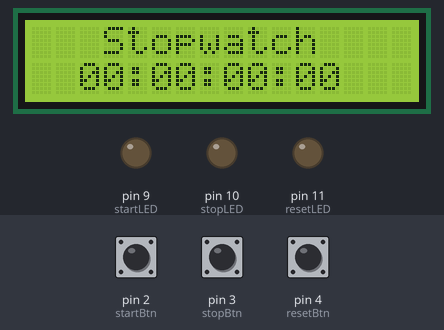
Bench run of a sketch on a simulated Arduino Uno, built with avr-gcc and run on an emulated ATmega328P. Parts: 16×2 character LCD, output pins drawn as LEDs (lit = HIGH). The inputs (shaded band) are chosen by the test bench; at power-on: pin 2 (startBtn) HIGH, pin 3 (stopBtn) HIGH, pin 4 (resetBtn) HIGH.

Above: at 1.2 s.
1.3 s: pin 2 (startBtn) pulled LOW for 0.15 s
At 1.45 s:
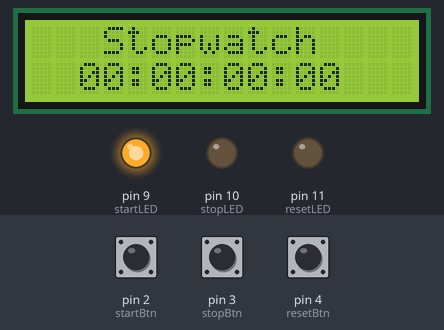
3.7 s: pin 3 (stopBtn) pulled LOW for 0.15 s
At 4.3 s:
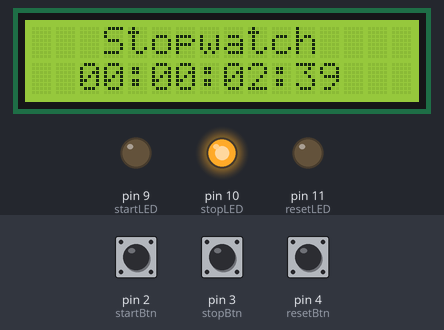
5.3 s: pin 4 (resetBtn) pulled LOW for 0.15 s
At 5.9 s:
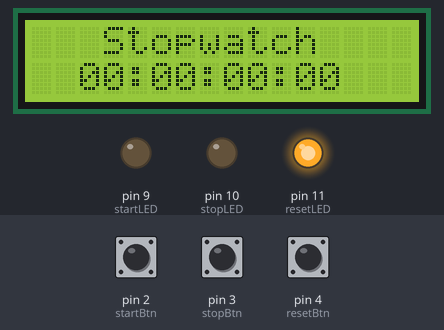
6.9 s: pin 2 (startBtn) pulled LOW for 1 s
At 7.9 s:
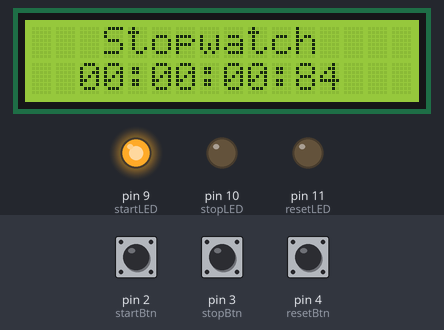
9.4 s: pin 3 (stopBtn) pulled LOW for 1 s
At 9.8 s:
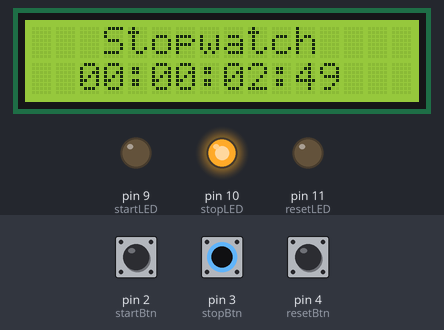
11.9 s: pin 4 (resetBtn) pulled LOW for 1 s
At 13.3 s:
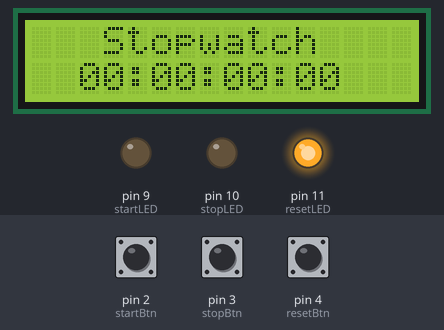
Timing chart, 0 to 14.9 s (numbered marks = the images above; inputs shaded):
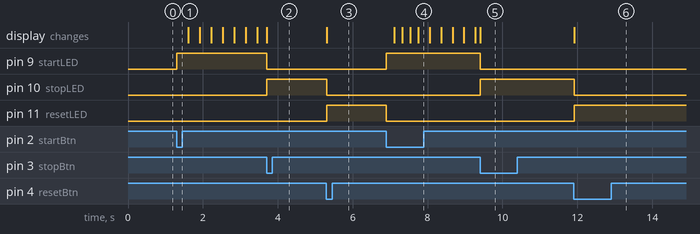

The sketch:

stopwatch.ino
```cpp
#include <LiquidCrystal_I2C.h>

LiquidCrystal_I2C lcd(0x27, 16, 2);
const int startBtn = 2;
const int stopBtn = 3;
const int resetBtn = 4;
const int startLED = 9;
const int stopLED = 10;
const int resetLED = 11;

bool isRunning = false;
unsigned long startTime = 0;
unsigned long elapsedTime = 0;

void setup() {
  lcd.init();
  lcd.backlight();

  pinMode(startBtn, INPUT_PULLUP);
  pinMode(stopBtn, INPUT_PULLUP);
  pinMode(resetBtn, INPUT_PULLUP);

  pinMode(startLED, OUTPUT);
  pinMode(stopLED, OUTPUT);
  pinMode(resetLED, OUTPUT);

  lcd.setCursor(0, 0);
  lcd.print("   Stopwatch");
  lcd.setCursor(0, 1);
  lcd.print("  00:00:00:00");
}

void loop() {
  if (digitalRead(startBtn) == LOW) {
    if (!isRunning) {
      startTime = millis() - elapsedTime;
      isRunning = true;
      digitalWrite(startLED, HIGH);
      digitalWrite(stopLED, LOW);
      digitalWrite(resetLED, LOW);
    }
    delay(200); // Added debounce delay for start button
  }

  if (digitalRead(stopBtn) == LOW) {
    if (isRunning) {
      elapsedTime = millis() - startTime;
      isRunning = false;
      digitalWrite(startLED, LOW);
      digitalWrite(stopLED, HIGH);
      digitalWrite(resetLED, LOW);
    }
    delay(200); // Added debounce delay for stop button
  }

  if (digitalRead(resetBtn) == LOW) {
    elapsedTime = 0;
    isRunning = false;
    lcd.setCursor(0, 1);
    lcd.print("  00:00:00:00");
    digitalWrite(startLED, LOW);
    digitalWrite(stopLED, LOW);
    digitalWrite(resetLED, HIGH);
    delay(200); // Added debounce delay for reset button
  }

  if (isRunning) {
    update();
  }
}

void update() {
  unsigned long currentTime = millis();
  elapsedTime = currentTime - startTime;

  int hours = ((elapsedTime / 1000) / (60 * 60));
  int minutes = ((elapsedTime / 1000) % (60 * 60)) / 60;
  int seconds = (elapsedTime / 1000) % 60;
  int milliseconds = (elapsedTime % 1000) / 10;

  // Only update the parts of the display that change
  lcd.setCursor(0, 1);
  lcd.print("  ");
  lcd.print(hours < 10 ? "0" : "");
  lcd.print(hours);
  lcd.print(":");
  lcd.print(minutes < 10 ? "0" : "");
  lcd.print(minutes);
  lcd.print(":");
  lcd.print(seconds < 10 ? "0" : "");
  lcd.print(seconds);
  lcd.print(":");
  lcd.print(milliseconds);
}
```

Measured:
- after the input at 1.3 s, pin 9 (startLED): LOW → HIGH at once
- after the input at 3.7 s, pin 9 (startLED): HIGH → LOW at once; pin 10 (stopLED): LOW → HIGH at once
- after the input at 5.3 s, pin 10 (stopLED): HIGH → LOW at once; pin 11 (resetLED): LOW → HIGH at once; the display: changes at once (image 3)
- after the input at 6.9 s, pin 9 (startLED): LOW → HIGH at once; pin 11 (resetLED): HIGH → LOW at once; the display: first changes after 0.21 s (image 4 shows a later state)
- after the input at 9.4 s, pin 9 (startLED): HIGH → LOW at once; pin 10 (stopLED): LOW → HIGH at once
- after the input at 11.9 s, pin 10 (stopLED): HIGH → LOW at once; pin 11 (resetLED): LOW → HIGH at once; the display: changes at once (image 6)
